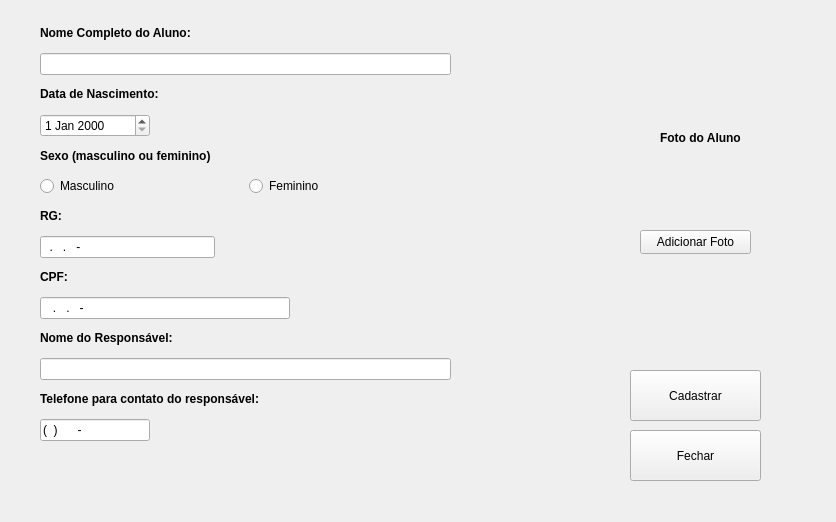
<?xml version="1.0" encoding="UTF-8"?>
<ui version="4.0">
 <class>TelaAdicionar</class>
 <widget class="QWidget" name="TelaAdicionar">
  <property name="geometry">
   <rect>
    <x>0</x>
    <y>0</y>
    <width>836</width>
    <height>522</height>
   </rect>
  </property>
  <property name="windowTitle">
   <string>Form</string>
  </property>
  <widget class="QLabel" name="label_6">
   <property name="geometry">
    <rect>
     <x>660</x>
     <y>130</y>
     <width>81</width>
     <height>16</height>
    </rect>
   </property>
   <property name="text">
    <string>&lt;h4&gt;Foto do Aluno&lt;/h4&gt;</string>
   </property>
  </widget>
  <widget class="QPushButton" name="btnAdicionarFoto">
   <property name="geometry">
    <rect>
     <x>640</x>
     <y>230</y>
     <width>111</width>
     <height>24</height>
    </rect>
   </property>
   <property name="text">
    <string>Adicionar Foto</string>
   </property>
  </widget>
  <widget class="QPushButton" name="btnCadastrar">
   <property name="geometry">
    <rect>
     <x>630</x>
     <y>370</y>
     <width>131</width>
     <height>51</height>
    </rect>
   </property>
   <property name="text">
    <string>Cadastrar</string>
   </property>
  </widget>
  <widget class="QWidget" name="layoutWidget">
   <property name="geometry">
    <rect>
     <x>40</x>
     <y>20</y>
     <width>411</width>
     <height>421</height>
    </rect>
   </property>
   <layout class="QVBoxLayout" name="verticalLayout">
    <item>
     <widget class="QLabel" name="label">
      <property name="text">
       <string>&lt;b&gt;Nome Completo do Aluno:&lt;/b&gt;</string>
      </property>
     </widget>
    </item>
    <item>
     <widget class="QLineEdit" name="leNomeAluno">
      <property name="text">
       <string/>
      </property>
     </widget>
    </item>
    <item>
     <widget class="QLabel" name="label_2">
      <property name="text">
       <string>&lt;b&gt;Data de Nascimento:&lt;/b&gt;</string>
      </property>
     </widget>
    </item>
    <item>
     <widget class="QDateEdit" name="dateNascimento">
      <property name="maximumSize">
       <size>
        <width>110</width>
        <height>16777215</height>
       </size>
      </property>
     </widget>
    </item>
    <item>
     <widget class="QLabel" name="label_3">
      <property name="text">
       <string>&lt;b&gt;Sexo (masculino ou feminino)&lt;/b&gt;</string>
      </property>
     </widget>
    </item>
    <item>
     <layout class="QHBoxLayout" name="horizontalLayout">
      <item>
       <widget class="QRadioButton" name="rbMasculino">
        <property name="text">
         <string>Masculino</string>
        </property>
       </widget>
      </item>
      <item>
       <widget class="QRadioButton" name="rbFeminino">
        <property name="text">
         <string>Feminino</string>
        </property>
       </widget>
      </item>
     </layout>
    </item>
    <item>
     <widget class="QLabel" name="label_4">
      <property name="text">
       <string>&lt;b&gt;RG:&lt;/b&gt;</string>
      </property>
     </widget>
    </item>
    <item>
     <widget class="QLineEdit" name="leRG">
      <property name="maximumSize">
       <size>
        <width>175</width>
        <height>16777215</height>
       </size>
      </property>
      <property name="inputMask">
       <string>99.999.999-9</string>
      </property>
      <property name="text">
       <string>..-</string>
      </property>
      <property name="placeholderText">
       <string/>
      </property>
     </widget>
    </item>
    <item>
     <widget class="QLabel" name="label_5">
      <property name="text">
       <string>&lt;b&gt;CPF:&lt;/b&gt;</string>
      </property>
     </widget>
    </item>
    <item>
     <widget class="QLineEdit" name="leCPF">
      <property name="minimumSize">
       <size>
        <width>50</width>
        <height>0</height>
       </size>
      </property>
      <property name="maximumSize">
       <size>
        <width>250</width>
        <height>16777215</height>
       </size>
      </property>
      <property name="inputMask">
       <string>999.999.999-99</string>
      </property>
      <property name="text">
       <string>..-</string>
      </property>
      <property name="placeholderText">
       <string>XXX.XXX.XXX-XX</string>
      </property>
     </widget>
    </item>
    <item>
     <widget class="QLabel" name="label_7">
      <property name="text">
       <string>&lt;b&gt;Nome do Responsável:&lt;/b&gt;</string>
      </property>
     </widget>
    </item>
    <item>
     <widget class="QLineEdit" name="leNomeResponsavel"/>
    </item>
    <item>
     <widget class="QLabel" name="label_8">
      <property name="text">
       <string>&lt;b&gt;Telefone para contato do responsável:&lt;/b&gt;</string>
      </property>
     </widget>
    </item>
    <item>
     <widget class="QLineEdit" name="leContato">
      <property name="maximumSize">
       <size>
        <width>110</width>
        <height>16777215</height>
       </size>
      </property>
      <property name="inputMask">
       <string>(99) 99999-9999</string>
      </property>
      <property name="text">
       <string>() -</string>
      </property>
      <property name="placeholderText">
       <string>(XX)XXXXX-XXXX</string>
      </property>
     </widget>
    </item>
   </layout>
  </widget>
  <widget class="QPushButton" name="btnFechar">
   <property name="geometry">
    <rect>
     <x>630</x>
     <y>430</y>
     <width>131</width>
     <height>51</height>
    </rect>
   </property>
   <property name="text">
    <string>Fechar</string>
   </property>
  </widget>
 </widget>
 <resources/>
 <connections/>
</ui>
